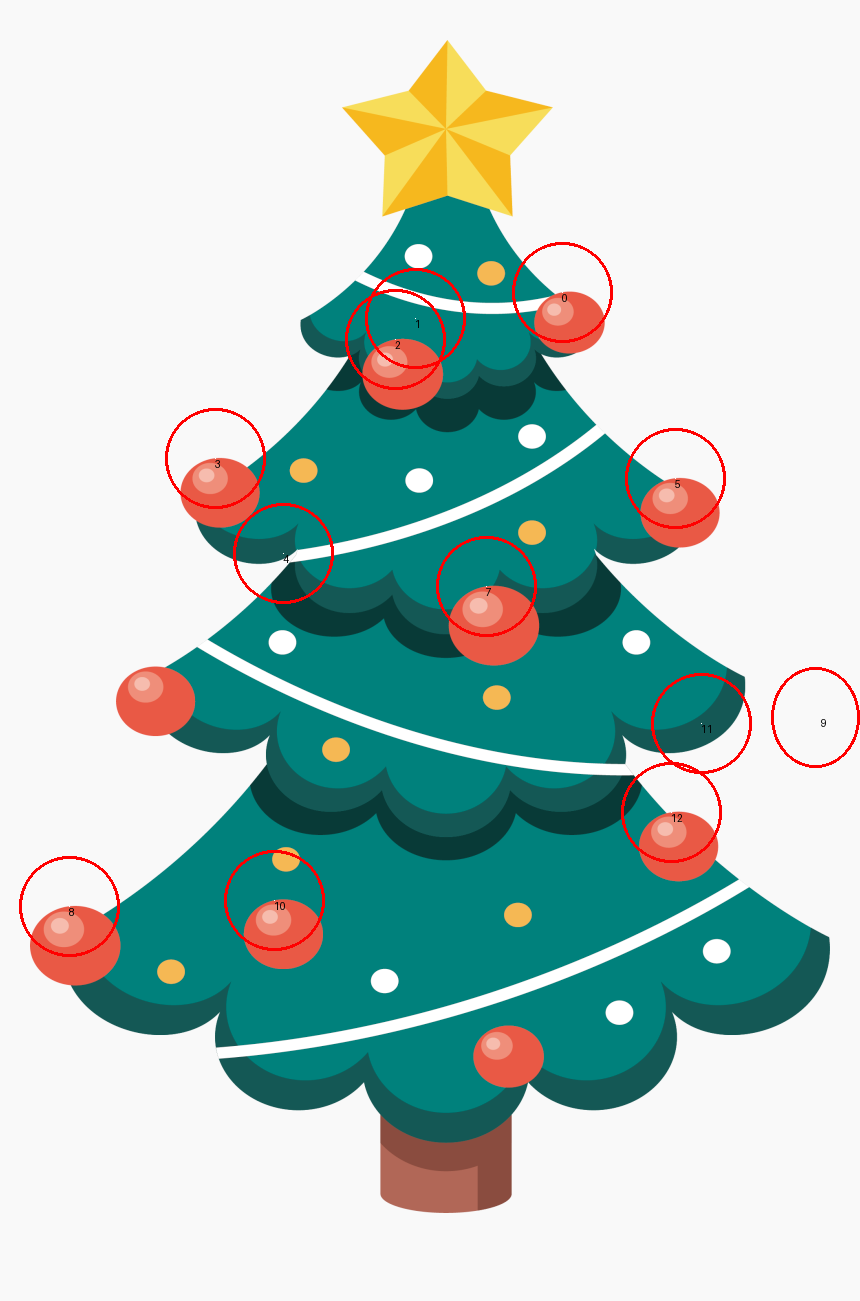

Write the Python code that produced this figure.
from PIL import Image, ImageDraw

hints = [
    (562, 292),
    (415, 318),
    (395, 339),
    (215, 458),
    (283, 553),
    (675, 478),
    (943, 500),
    (486, 586),
    (69, 906),
    (821, 717),
    (274, 900),
    (701, 723),
    (671, 812),
]

img = Image.open("juletreet.png")
draw = ImageDraw.Draw(img)

def draw_circle(draw, center, radius):
    cx, cy = center
    w, h = img.size

    # bounding square
    box = (
        max(0, cx - radius),
        max(0, cy - radius),
        min(w - 1, cx + radius),
        min(h - 1, cy + radius),
    )

    draw.ellipse(box, outline=(255, 0, 0, 255), width=3)

for i, c in enumerate(hints):
    try:
        p = img.getpixel(c)
        print(c, p)
        draw_circle(
            draw,
            c,
            50,
        )
        draw.point(c)
        draw.text(c, str(i), fill=(0, 0, 0, 255))
    except IndexError:
        print(c, "Out of bounds")

img.save("test.png")
